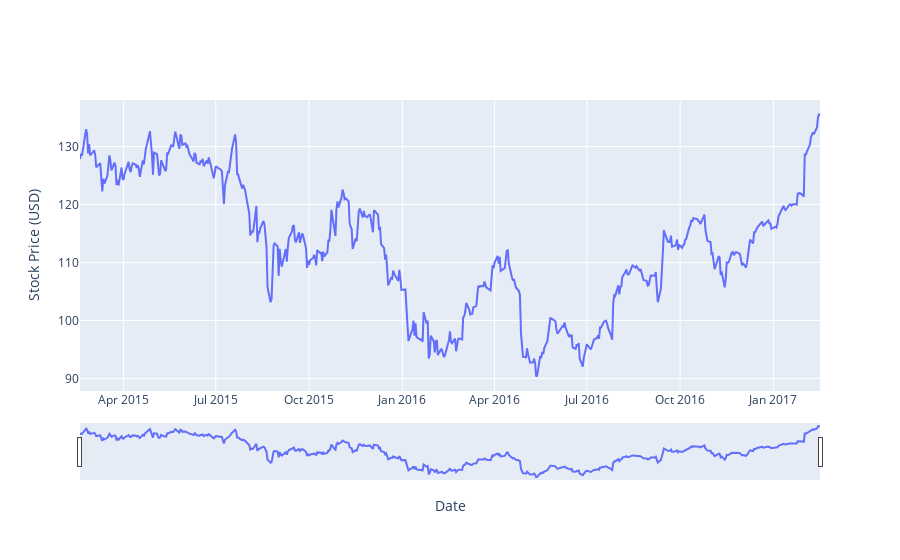

The code cell stored with this chart in its notebook:
### Code cell
# graph is not only about plotting, make better impression by adding information
fig = go.Figure()
fig.add_trace(go.Scatter(x=x, y=y))
fig.update_xaxes(rangeslider_visible=True, title='Date')
fig.update_yaxes(title='Stock Price (USD)')
fig.show()

### Figure 1 — Plotly figure (JSON) as saved in the notebook; plotly's stock layout.template omitted (floating-point values rounded to 4 significant figures; data arrays with more than 128 entries replaced by an {"elided": "..."} marker saying what was removed)
{"data": [{"type": "scatter", "x": {"elided": "506 str values"}, "y": {"elided": "506 float values"}}], "layout": {"xaxis": {"rangeslider": {"visible": true}, "title": {"text": "Date"}}, "yaxis": {"title": {"text": "Stock Price (USD)"}}}}
